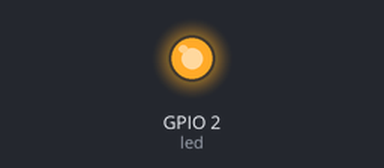
Bench run of a sketch on a simulated ESP8266 (NodeMCU). Parts: output pins drawn as LEDs (lit = HIGH).

Above: at 2.5 s.
At 7.5 s:
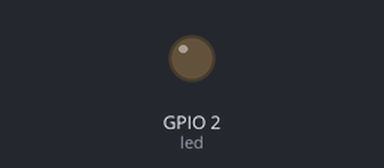
Timing chart, 0 to 13.0 s (numbered marks = the images above):
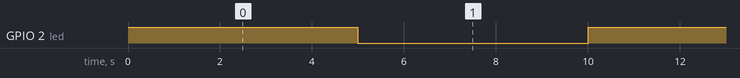

Measured:
- by itself, GPIO 2 (led): alternates HIGH for 5.0 s and LOW for 5.0 s

The sketch:

myblink.ino
```cpp
#include <ESP8266WiFi.h>
#include <time.h>

int led = 2;

// the setup routine runs once when you press reset:
void setup() {
  // initialize the digital pin as an output.
  pinMode(led, OUTPUT);
}

// the loop routine runs over and over again forever:
void loop() {
  digitalWrite(led, HIGH);   // turn the LED on (HIGH is the voltage level)
  delay(5000);               // wait for a second
  digitalWrite(led, LOW);    // turn the LED off by making the voltage LOW
  delay(5000);               // wait for a second
}
```
